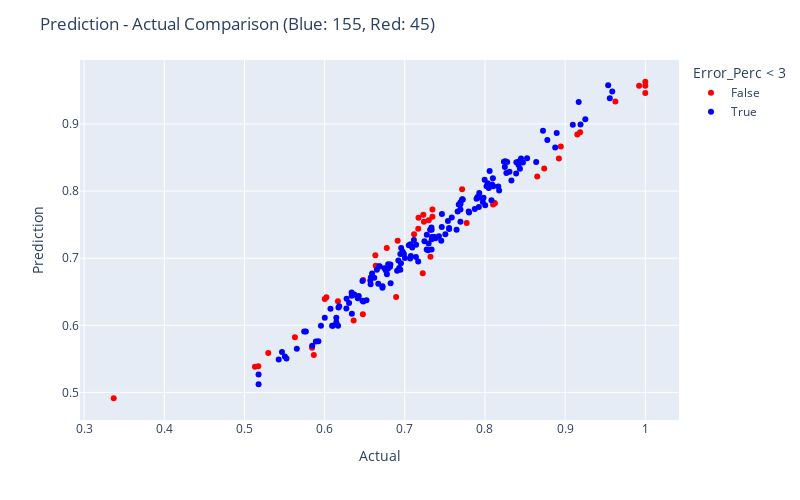

Notebook cell for this chart:
### Code cell
fig = px.scatter(res.reset_index().rename(columns={'index': 'DMU'}), x="Actual", y="Prediction", color = "Error_Perc < 3", color_discrete_map= {True:"blue", False: "red"},
                 hover_data=["Actual", "Prediction", "Error_Perc", "DMU"])

fig.update_layout(
    autosize=False,
    width=800,
    height=500,
    title_text=f"Prediction - Actual Comparison (Blue: {blue}, Red: {red})",
)

fig.show()

### Figure 1 — Plotly figure (JSON) as saved in the notebook; plotly's stock layout.template omitted (floating-point values rounded to 4 significant figures; data arrays with more than 128 entries replaced by an {"elided": "..."} marker saying what was removed)
{"data": [{"customdata": [[-4.564, "DMU 0522"], [-3.189, "DMU 0679"], [4.943, "DMU 0860"], [-5.26, "DMU 0637"], [-4.893, "DMU 0884"], [-4.853, "DMU 0320"], [6.489, "DMU 0347"], [-3.162, "DMU 0140"], [3.385, "DMU 0902"], [-6.235, "DMU 0571"], [5.506, "DMU 0618"], [4.159, "DMU 0543"], [-6.845, "DMU 0663"], [3.392, "DMU 0867"], [-3.373, "DMU 0308"], [4.203, "DMU 0680"], [-3.693, "DMU 0068"], [-3.025, "DMU 0437"], [3.786, "DMU 0352"], [-4.62, "DMU 0937"], [3.159, "DMU 0087"], [3.017, "DMU 0295"], [-3.367, "DMU 0893"], [-4.304, "DMU 0584"], [45.83, "DMU 0266"], [6.581, "DMU 0996"], [-3.767, "DMU 0216"], [-3.571, "DMU 0073"], [3.766, "DMU 0282"], [5.053, "DMU 0811"], [5.183, "DMU 0159"], [-3.012, "DMU 0978"], [-4.072, "DMU 0942"], [-3.71, "DMU 0698"], [4.027, "DMU 0061"], [5.534, "DMU 0651"], [3.638, "DMU 0299"], [3.368, "DMU 0690"], [5.734, "DMU 0315"], [-5.404, "DMU 0671"], [6.211, "DMU 0138"], [6.038, "DMU 0949"], [3.716, "DMU 0409"], [-5.014, "DMU 0614"], [-3.539, "DMU 0079"]], "hovertemplate": "Error_Perc < 3=False<br>Actual=%{x}<br>Prediction=%{y}<br>Error_Perc=%{customdata[0]}<br>DMU=%{customdata[1]}<extra></extra>", "legendgroup": "False", "marker": {"color": "red", "symbol": "circle"}, "mode": "markers", "name": "False", "orientation": "v", "showlegend": true, "type": "scatter", "x": [0.6362, 0.7772, 0.5131, 0.5865, 0.8922, 0.6477, 0.6002, 0.8946, 0.7116, 0.7224, 0.5297, 0.5173, 0.6892, 0.563, 0.9152, 0.7239, 0.8101, 0.9627, 0.6638, 0.8739, 0.6166, 0.648, 0.9187, 1, 0.3369, 0.6022, 0.8124, 0.9923, 0.7168, 0.6911, 0.7345, 0.5843, 0.732, 1, 0.7715, 0.6775, 0.7299, 0.6652, 0.7231, 1, 0.6633, 0.7171, 0.7345, 0.8652, 0.8113], "xaxis": "x", "y": [0.6072, 0.7524, 0.5384, 0.5556, 0.8486, 0.6163, 0.6392, 0.8663, 0.7357, 0.6774, 0.5589, 0.5388, 0.6421, 0.5821, 0.8843, 0.7544, 0.7801, 0.9336, 0.6889, 0.8335, 0.636, 0.6675, 0.8878, 0.957, 0.4913, 0.6418, 0.7818, 0.9568, 0.7438, 0.726, 0.7726, 0.5667, 0.7022, 0.9629, 0.8026, 0.715, 0.7564, 0.6876, 0.7646, 0.946, 0.7045, 0.7604, 0.7618, 0.8218, 0.7826], "yaxis": "y"}, {"customdata": {"elided": "155x2 mixed values"}, "hovertemplate": "Error_Perc < 3=True<br>Actual=%{x}<br>Prediction=%{y}<br>Error_Perc=%{customdata[0]}<br>DMU=%{customdata[1]}<extra></extra>", "legendgroup": "True", "marker": {"color": "blue", "symbol": "circle"}, "mode": "markers", "name": "True", "orientation": "v", "showlegend": true, "type": "scatter", "x": {"elided": "155 float values"}, "xaxis": "x", "y": {"elided": "155 float values"}, "yaxis": "y"}], "layout": {"autosize": false, "height": 500, "legend": {"title": {"text": "Error_Perc < 3"}, "tracegroupgap": 0}, "margin": {"t": 60}, "title": {"text": "Prediction - Actual Comparison (Blue: 155, Red: 45)"}, "width": 800, "xaxis": {"anchor": "y", "autorange": true, "domain": [0, 1], "range": [0.2948, 1.042], "title": {"text": "Actual"}, "type": "linear"}, "yaxis": {"anchor": "x", "autorange": true, "domain": [0, 1], "range": [0.4589, 0.9953], "title": {"text": "Prediction"}, "type": "linear"}}}
